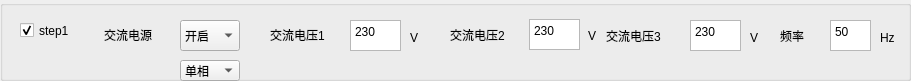
  <widget class="QGroupBox" name="groupBox">
   <property name="geometry">
    <rect>
     <x>0</x>
     <y>0</y>
     <width>911</width>
     <height>81</height>
    </rect>
   </property>
   <property name="title">
    <string/>
   </property>
   <widget class="QLabel" name="label_18">
    <property name="geometry">
     <rect>
      <x>880</x>
      <y>30</y>
      <width>20</width>
      <height>16</height>
     </rect>
    </property>
    <property name="text">
     <string>Hz</string>
    </property>
   </widget>
   <widget class="QLabel" name="label_19">
    <property name="geometry">
     <rect>
      <x>780</x>
      <y>20</y>
      <width>41</width>
      <height>31</height>
     </rect>
    </property>
    <property name="text">
     <string>频率</string>
    </property>
   </widget>
   <widget class="QTextEdit" name="textEdit_S1_AC_FR">
    <property name="geometry">
     <rect>
      <x>830</x>
      <y>20</y>
      <width>41</width>
      <height>31</height>
     </rect>
    </property>
    <property name="html">
     <string>&lt;!DOCTYPE HTML PUBLIC &quot;-//W3C//DTD HTML 4.0//EN&quot; &quot;http://www.w3.org/TR/REC-html40/strict.dtd&quot;&gt;
&lt;html&gt;&lt;head&gt;&lt;meta name=&quot;qrichtext&quot; content=&quot;1&quot; /&gt;&lt;style type=&quot;text/css&quot;&gt;
p, li { white-space: pre-wrap; }
&lt;/style&gt;&lt;/head&gt;&lt;body style=&quot; font-family:'宋体'; font-size:10pt; font-weight:400; font-style:normal;&quot;&gt;
&lt;p style=&quot; margin-top:0px; margin-bottom:0px; margin-left:0px; margin-right:0px; -qt-block-indent:0; text-indent:0px;&quot;&gt;&lt;span style=&quot; font-family:'SimSun'; font-size:9pt;&quot;&gt;50&lt;/span&gt;&lt;/p&gt;&lt;/body&gt;&lt;/html&gt;</string>
    </property>
   </widget>
   <widget class="QComboBox" name="comboBox_S1_AC_2">
    <property name="geometry">
     <rect>
      <x>180</x>
      <y>60</y>
      <width>60</width>
      <height>21</height>
     </rect>
    </property>
    <item>
     <property name="text">
      <string>单相</string>
     </property>
    </item>
    <item>
     <property name="text">
      <string>三相</string>
     </property>
    </item>
   </widget>
   <widget class="QLabel" name="label_107">
    <property name="geometry">
     <rect>
      <x>588</x>
      <y>28</y>
      <width>16</width>
      <height>16</height>
     </rect>
    </property>
    <property name="text">
     <string>V</string>
    </property>
   </widget>
   <widget class="QLabel" name="label_113">
    <property name="geometry">
     <rect>
      <x>450</x>
      <y>19</y>
      <width>71</width>
      <height>31</height>
     </rect>
    </property>
    <property name="text">
     <string>交流电压2</string>
    </property>
   </widget>
   <widget class="QComboBox" name="comboBox_S1_AC">
    <property name="geometry">
     <rect>
      <x>180</x>
      <y>20</y>
      <width>60</width>
      <height>31</height>
     </rect>
    </property>
    <item>
     <property name="text">
      <string>开启</string>
     </property>
    </item>
    <item>
     <property name="text">
      <string>关闭</string>
     </property>
    </item>
   </widget>
   <widget class="QLabel" name="label_4">
    <property name="geometry">
     <rect>
      <x>270</x>
      <y>19</y>
      <width>71</width>
      <height>31</height>
     </rect>
    </property>
    <property name="text">
     <string>交流电压1</string>
    </property>
   </widget>
   <widget class="QLabel" name="label_123">
    <property name="geometry">
     <rect>
      <x>606</x>
      <y>25</y>
      <width>71</width>
      <height>21</height>
     </rect>
    </property>
    <property name="text">
     <string>交流电压3</string>
    </property>
   </widget>
   <widget class="QTextEdit" name="textEdit_S1_AC_VOLT_2">
    <property name="geometry">
     <rect>
      <x>529</x>
      <y>19</y>
      <width>51</width>
      <height>31</height>
     </rect>
    </property>
    <property name="acceptDrops">
     <bool>true</bool>
    </property>
    <property name="undoRedoEnabled">
     <bool>true</bool>
    </property>
    <property name="readOnly">
     <bool>false</bool>
    </property>
    <property name="html">
     <string>&lt;!DOCTYPE HTML PUBLIC &quot;-//W3C//DTD HTML 4.0//EN&quot; &quot;http://www.w3.org/TR/REC-html40/strict.dtd&quot;&gt;
&lt;html&gt;&lt;head&gt;&lt;meta name=&quot;qrichtext&quot; content=&quot;1&quot; /&gt;&lt;style type=&quot;text/css&quot;&gt;
p, li { white-space: pre-wrap; }
&lt;/style&gt;&lt;/head&gt;&lt;body style=&quot; font-family:'宋体'; font-size:10pt; font-weight:400; font-style:normal;&quot;&gt;
&lt;p style=&quot; margin-top:0px; margin-bottom:0px; margin-left:0px; margin-right:0px; -qt-block-indent:0; text-indent:0px;&quot;&gt;&lt;span style=&quot; font-family:'SimSun'; font-size:9pt;&quot;&gt;230&lt;/span&gt;&lt;/p&gt;&lt;/body&gt;&lt;/html&gt;</string>
    </property>
   </widget>
   <widget class="QTextEdit" name="textEdit_S1_AC_VOLT">
    <property name="geometry">
     <rect>
      <x>350</x>
      <y>20</y>
      <width>51</width>
      <height>31</height>
     </rect>
    </property>
    <property name="html">
     <string>&lt;!DOCTYPE HTML PUBLIC &quot;-//W3C//DTD HTML 4.0//EN&quot; &quot;http://www.w3.org/TR/REC-html40/strict.dtd&quot;&gt;
&lt;html&gt;&lt;head&gt;&lt;meta name=&quot;qrichtext&quot; content=&quot;1&quot; /&gt;&lt;style type=&quot;text/css&quot;&gt;
p, li { white-space: pre-wrap; }
&lt;/style&gt;&lt;/head&gt;&lt;body style=&quot; font-family:'宋体'; font-size:10pt; font-weight:400; font-style:normal;&quot;&gt;
&lt;p style=&quot; margin-top:0px; margin-bottom:0px; margin-left:0px; margin-right:0px; -qt-block-indent:0; text-indent:0px;&quot;&gt;&lt;span style=&quot; font-family:'SimSun'; font-size:9pt;&quot;&gt;230&lt;/span&gt;&lt;/p&gt;&lt;/body&gt;&lt;/html&gt;</string>
    </property>
   </widget>
   <widget class="QLabel" name="label_5">
    <property name="geometry">
     <rect>
      <x>410</x>
      <y>30</y>
      <width>16</width>
      <height>16</height>
     </rect>
    </property>
    <property name="text">
     <string>V</string>
    </property>
   </widget>
   <widget class="QTextEdit" name="textEdit_S1_AC_VOLT_3">
    <property name="geometry">
     <rect>
      <x>690</x>
      <y>20</y>
      <width>51</width>
      <height>31</height>
     </rect>
    </property>
    <property name="readOnly">
     <bool>false</bool>
    </property>
    <property name="html">
     <string>&lt;!DOCTYPE HTML PUBLIC &quot;-//W3C//DTD HTML 4.0//EN&quot; &quot;http://www.w3.org/TR/REC-html40/strict.dtd&quot;&gt;
&lt;html&gt;&lt;head&gt;&lt;meta name=&quot;qrichtext&quot; content=&quot;1&quot; /&gt;&lt;style type=&quot;text/css&quot;&gt;
p, li { white-space: pre-wrap; }
&lt;/style&gt;&lt;/head&gt;&lt;body style=&quot; font-family:'宋体'; font-size:10pt; font-weight:400; font-style:normal;&quot;&gt;
&lt;p style=&quot; margin-top:0px; margin-bottom:0px; margin-left:0px; margin-right:0px; -qt-block-indent:0; text-indent:0px;&quot;&gt;&lt;span style=&quot; font-family:'SimSun'; font-size:9pt;&quot;&gt;230&lt;/span&gt;&lt;/p&gt;&lt;/body&gt;&lt;/html&gt;</string>
    </property>
   </widget>
   <widget class="QLabel" name="label_3">
    <property name="geometry">
     <rect>
      <x>104</x>
      <y>25</y>
      <width>71</width>
      <height>20</height>
     </rect>
    </property>
    <property name="text">
     <string>交流电源</string>
    </property>
   </widget>
   <widget class="QCheckBox" name="checkBox_S1">
    <property name="geometry">
     <rect>
      <x>20</x>
      <y>20</y>
      <width>81</width>
      <height>21</height>
     </rect>
    </property>
    <property name="text">
     <string>step1</string>
    </property>
    <property name="checked">
     <bool>true</bool>
    </property>
   </widget>
   <widget class="QLabel" name="label_102">
    <property name="geometry">
     <rect>
      <x>750</x>
      <y>30</y>
      <width>16</width>
      <height>16</height>
     </rect>
    </property>
    <property name="text">
     <string>V</string>
    </property>
   </widget>
  </widget>
